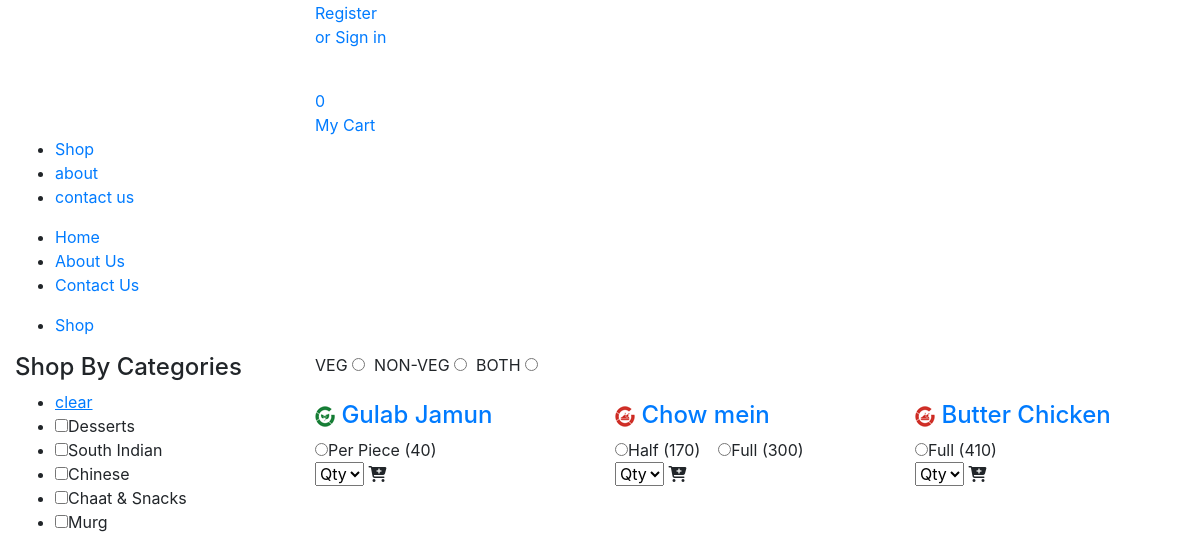
The page /shop.php on the database its author committed.
### tables this page shows
CREATE TABLE `dish` (
  `id` int(11) NOT NULL,
  `category_id` int(11) NOT NULL,
  `dish` varchar(100) NOT NULL,
  `dish_detail` text NOT NULL,
  `image` varchar(100) NOT NULL,
  `type` enum('veg','non-veg') NOT NULL,
  `status` int(11) NOT NULL,
  `added_on` datetime NOT NULL
);

CREATE TABLE `dish_details` (
  `id` int(11) NOT NULL,
  `dish_id` int(11) NOT NULL,
  `attribute` varchar(100) NOT NULL,
  `price` int(11) NOT NULL,
  `status` int(11) NOT NULL,
  `added_on` datetime NOT NULL
);

CREATE TABLE `category` (
  `id` int(11) NOT NULL,
  `category` varchar(50) NOT NULL,
  `order_number` int(11) NOT NULL,
  `status` int(11) NOT NULL,
  `added_on` datetime NOT NULL
);

### shop.php (the view, shortened to what this page needs)
<?php
include("header.php");
$arrType = array("veg", "non-veg", "both");
?>
<div class="breadcrumb-area gray-bg">
	<div class="container">
		<div class="breadcrumb-content">
			<ul>
				<li><a href="shop.php">Shop</a></li>
			</ul>
		</div>
	</div>
</div>
<div class="shop-page-area pt-100 pb-100">
	<div class="container">
		<div class="row flex-row-reverse">
			<div class="col-lg-9">
				<div class="shop-topbar-wrapper">
					<div class="product-sorting-wrapper">
						<div class="product-show shorting-style ">
							<?php
							foreach ($arrType as $list) {
								$type_radio_selected = '';
							?>
								<?php echo strtoupper($list) ?> <input type="radio" class="dish_radio" <?php echo $type_radio_selected ?> name="type" value="<?php echo $list ?>" onclick="setFoodType('<?php echo $list ?>')" />&nbsp;
							<?php
							}
							?>
						</div>
					</div>
				</div>
				<?php
				$product_sql = "select * from dish where status=1";
				$product_sql .= " order by dish desc";
				$product_res = mysqli_query($con, $product_sql);
				$product_count = mysqli_num_rows($product_res);
				?>
				<div class="grid-list-product-wrapper">
					<div class="product-grid product-view pb-20">
						<?php if ($product_count > 0) { ?>
							<div class="row">
								<?php while ($product_row = mysqli_fetch_assoc($product_res)) { ?>
									<div class="product-width col-xl-4 col-lg-4 col-md-4 col-sm-6 col-12 mb-30">
										<div class="product-wrapper">
											<div class="product-img">
											</div>
											<div class="product-content" id="dish_detail">
												<h4>
													<?php
													if ($product_row['type'] == 'veg') {
														echo "<img src='assets/img/icon-img/veg.png'/>";
													} else {
														echo "<img src='assets/img/icon-img/non-veg.png'/>";
													}
													?>
													<a href="javascript:void(0)"><?php echo $product_row['dish'] ?> </a>
												</h4>
												<?php
												$dish_attr_res = mysqli_query($con, "select * from dish_details where status='1' and dish_id='" . $product_row['id'] . "' order by price asc");
												?>
												<div class="product-price-wrapper">
													<?php
													while ($dish_attr_row = mysqli_fetch_assoc($dish_attr_res)) {
														echo "<input type='radio' class='dish_radio' name='radio_" . $product_row['id'] . "' id='radio_" . $product_row['id'] . "' value='" . $dish_attr_row['id'] . "'/>";
														echo $dish_attr_row['attribute'];
														echo "<span class='price'>(" . $dish_attr_row['price'] . ")</span>";
													}
													?>
												</div>
												<div class="product-price-wrapper">
													<select class="select" id="qty<?php echo $product_row['id'] ?>">
														<option value="0">Qty</option>
													</select>
													<i class="fa fa-cart-plus cart_icon" aria-hidden="true" onclick="add_to_cart('<?php echo $product_row['id'] ?>','add')"></i>
												</div>
											</div>
										</div>
									</div>
								<?php } ?>
							</div>
						<?php } else {
							echo "No dish found";
						} ?>
					</div>
				</div>
			</div>
			<?php
			$cat_res = mysqli_query($con, "select * from category where status=1 order by order_number desc")
			?>
			<div class="col-lg-3">
				<div class="shop-sidebar-wrapper gray-bg-7 shop-sidebar-mrg">
					<div class="shop-widget">
						<h4 class="shop-sidebar-title">Shop By Categories</h4>
						<div class="shop-catigory">
							<ul id="faq" class="category_list">
								<li><a href="<?php echo FRONT_SITE_PATH ?>shop"><u>clear</u></a></li>
								<?php
								while ($cat_row = mysqli_fetch_assoc($cat_res)) {
									$is_checked = '';
									echo "<li> <input $is_checked onclick=set_checkbox('" . $cat_row['id'] . "') type='checkbox' class='cat_checkbox' name='cat_arr[]' value='" . $cat_row['id'] . "'/>" . $cat_row['category'] . "</li>";
								}
								?>
							</ul>
						</div>
					</div>
				</div>
			</div>
		</div>
	</div>
</div>
<?php
include("footer.php");
?>

### rows shown on the page
dish: dish "Gulab Jamun", id "Qty"
dish_details: attribute "Per Piece", price "40"
dish: dish "Chow mein", id "Qty"
dish_details: attribute "Half", price "170"
dish_details: attribute "Full", price "300"
dish: dish "Butter Chicken", id "Qty"
dish_details: attribute "Full", price "410"
category: category "Desserts"
category: category "South Indian"
category: category "Chinese"
category: category "Chaat & Snacks"
category: category "Murg"

### other values the page prints
$totalCartDish "0"
$list "VEG"
$list "NON-VEG"
$list "BOTH"
